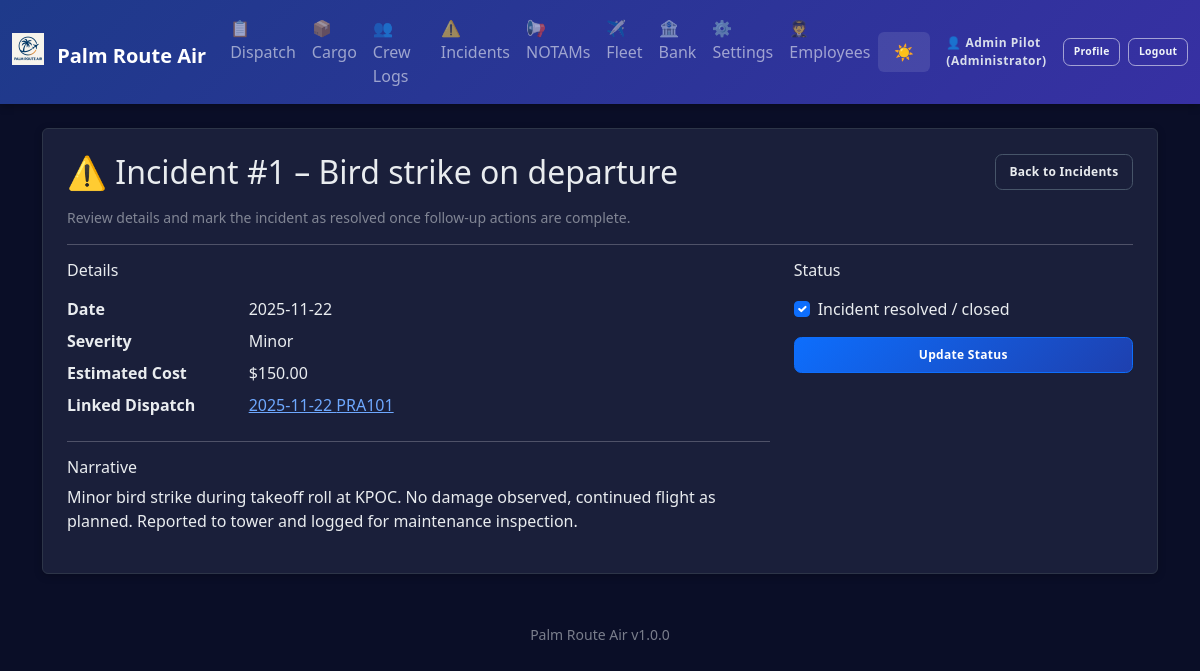
Page /incident/1 (signed in) on the committed database.
### app.py (models this page shows, shortened)
class AppSettings(db.Model):
    id = db.Column(db.Integer, primary_key=True)
    company_name = db.Column(db.String(100), default='Palm Route Air')
    logo_filename = db.Column(db.String(120))  # stored in static/logos/
    difficulty = db.Column(db.String(20), default='Normal')  # Easy, Normal, Hard, Realistic
    realism_fuel_variance = db.Column(db.Float, default=0.05)  # ±5% revenue jitter
    realism_destination_penalty = db.Column(db.Float, default=0.25)  # 25% penalty for missed destination
    currency_symbol = db.Column(db.String(5), default='$')
    distance_unit = db.Column(db.String(10), default='NM')  # NM or KM
    weight_unit = db.Column(db.String(10), default='lbs')  # lbs or kg
    show_workflow_help = db.Column(db.Integer, default=1)  # 1 = show, 0 = hide

class Employee(db.Model):
    id = db.Column(db.Integer, primary_key=True)
    name = db.Column(db.String(100), nullable=False)
    email = db.Column(db.String(120), unique=True)
    role = db.Column(db.String(50), default='Pilot')
    hire_date = db.Column(db.Date, default=datetime.date.today)
    active = db.Column(db.Integer, default=1)
    password_hash = db.Column(db.String(255))

class Incident(db.Model):
    id = db.Column(db.Integer, primary_key=True)
    date = db.Column(db.String(20))
    title = db.Column(db.String(100))
    description = db.Column(db.Text)
    severity = db.Column(db.String(20))  # e.g. Minor, Major, Critical
    dispatch_release_id = db.Column(db.Integer, db.ForeignKey('dispatch_release.id'))
    estimated_cost = db.Column(db.Float, default=0.0)
    resolved = db.Column(db.Integer, default=0)  # 0=open, 1=closed

class DispatchRelease(db.Model):
    id = db.Column(db.Integer, primary_key=True)
    date = db.Column(db.String(20))
    flight_id = db.Column(db.String(20))
    aircraft = db.Column(db.String(50))
    fleet_entry_id = db.Column(db.Integer, db.ForeignKey('fleet_entry.id'))
    departure = db.Column(db.String(10))
    destination = db.Column(db.String(10))
    offblocks = db.Column(db.String(10))
    arrival = db.Column(db.String(10))
    route = db.Column(db.Text)
    payload_planned = db.Column(db.String(20))  # Planned payload weight (lbs)
    fuel_planned = db.Column(db.String(20))     # Planned fuel (gal or lbs)
    cargo_plan = db.Column(db.Text)             # Summary of intended cargo items
    alt_airports = db.Column(db.Text)           # Alternate airports list
    weather_brief = db.Column(db.Text)          # Weather summary / risks
    special_notes = db.Column(db.Text)          # Special instructions / hazards
    actual_cargo_weight = db.Column(db.String(20))  # Aggregated from linked manifests
    flight_plan_raw = db.Column(db.Text)        # Raw uploaded flight plan content (SimBrief, etc.)
    flight_plan_source = db.Column(db.String(30))  # Source identifier e.g. 'simbrief'
    briefing_pdf_filename = db.Column(db.String(120))  # Stored PDF briefing filename (in ./briefings)
    completed = db.Column(db.Integer, default=0)  # 0 = planned/in-progress, 1 = completed
    cargo_manifests = db.relationship('CargoManifest', backref='dispatch_release', lazy='dynamic')
    fleet_entry = db.relationship('FleetEntry', lazy='joined')

### app.py (the view)
@app.route('/incident/<int:id>', methods=['GET', 'POST'])
@login_required
def incident_detail(id):
    inc = Incident.query.get_or_404(id)
    if request.method == 'POST':
        resolved_flag = 1 if request.form.get('resolved') == 'on' else 0
        inc.resolved = resolved_flag
        db.session.commit()
        flash('Incident updated.', 'success')
        return redirect(url_for('incident_detail', id=id))
    linked_dispatch = None
    if inc.dispatch_release_id:
        linked_dispatch = DispatchRelease.query.get(inc.dispatch_release_id)
    return render_template('incident_detail.html', incident=inc, linked_dispatch=linked_dispatch)

### app.py (called while the page is built)
def login_required(f):
    @wraps(f)
    def wrapper(*args, **kwargs):
        if not session.get('employee_id'):
            flash('Login required.', 'error')
            return redirect(url_for('login'))
        return f(*args, **kwargs)
    return wrapper

@app.before_request
def enforce_login_globally():
    public_endpoints = {'login', 'logout', 'static'}
    if request.endpoint in public_endpoints or request.endpoint is None:
        return
    if not session.get('employee_id'):
        return redirect(url_for('login'))

@app.context_processor
def inject_settings():
    try:
        settings = AppSettings.query.first()
        if not settings:
            settings = AppSettings(company_name='Palm Route Air')
    except:
        settings = None
    current_employee = None
    if session.get('employee_id'):
        current_employee = Employee.query.get(session['employee_id'])
    return dict(app_settings=settings, app_version=APP_VERSION, current_employee=current_employee)

### templates/incident_detail.html
{% extends 'base.html' %}
{% block content %}
<div class="p-4 bg-white rounded shadow-sm">
  <div class="d-flex justify-content-between align-items-center mb-3">
    <h2 class="mb-0">⚠️ Incident #{{ incident.id }} – {{ incident.title }}</h2>
    <a href="{{ url_for('incident_history') }}" class="btn btn-outline-secondary">Back to Incidents</a>
  </div>
  <p class="text-muted small mb-3">Review details and mark the incident as resolved once follow-up actions are complete.</p>
  <hr>
  <div class="row g-4">
    <div class="col-md-8">
      <div class="mb-3">
        <h3 class="h6 mb-3">Details</h3>
      <dl class="row mb-0">
        <dt class="col-sm-3">Date</dt>
        <dd class="col-sm-9">{{ incident.date }}</dd>
        <dt class="col-sm-3">Severity</dt>
        <dd class="col-sm-9">{{ incident.severity }}</dd>
        <dt class="col-sm-3">Estimated Cost</dt>
        <dd class="col-sm-9">${{ '%.2f'|format(incident.estimated_cost or 0.0) }}</dd>
        <dt class="col-sm-3">Linked Dispatch</dt>
        <dd class="col-sm-9">
          {% if linked_dispatch %}
            <a href="{{ url_for('dispatch_detail', id=linked_dispatch.id) }}">{{ linked_dispatch.date }} {{ linked_dispatch.flight_id }}</a>
          {% else %}
            
          {% endif %}
        </dd>
      </dl>
        <hr>
        <h3 class="h6">Narrative</h3>
        <p class="mb-0" style="white-space: pre-line;">{{ incident.description }}</p>
      </div>
    </div>
    <div class="col-md-4">
      <div>
      <h3 class="h6 mb-3">Status</h3>
      <form method="post">
        <div class="form-check mb-3">
          <input class="form-check-input" type="checkbox" id="resolved" name="resolved" {% if incident.resolved %}checked{% endif %}>
          <label class="form-check-label" for="resolved">Incident resolved / closed</label>
        </div>
        <button type="submit" class="btn btn-primary w-100">Update Status</button>
      </form>
      </div>
    </div>
  </div>
</div>
{% endblock %}

### templates/base.html (shortened to what this page needs)
<!doctype html>
<html lang="en" data-bs-theme="dark">
  <head>
    <link href="https://cdn.jsdelivr.net/npm/bootstrap@5.3.3/dist/css/bootstrap.min.css" rel="stylesheet">
  </head>
  <body>
    <nav class="navbar navbar-expand-lg navbar-dark mb-4">
      <div class="container-fluid">
        <a class="navbar-brand fw-bold" href="{{ url_for('index') }}">
          {% if app_settings and app_settings.logo_filename %}
            <img src="{{ url_for('static', filename='logos/' + app_settings.logo_filename) }}" height="32" class="me-2" style="vertical-align: -0.125em;" alt="Logo">
          {% endif %}
          {{ app_settings.company_name if app_settings else 'Palm Route Air' }}
        </a>
        <div class="collapse navbar-collapse" id="navbarNav">
          <ul class="navbar-nav me-auto">
            <li class="nav-item"><a class="nav-link" href="{{ url_for('dispatch_history') }}">📋 Dispatch</a></li>
            <li class="nav-item"><a class="nav-link" href="{{ url_for('cargo_history') }}">📦 Cargo</a></li>
            <li class="nav-item"><a class="nav-link" href="{{ url_for('crew_history') }}">👥 Crew Logs</a></li>
            <li class="nav-item"><a class="nav-link" href="{{ url_for('incident_history') }}">⚠️ Incidents</a></li>
            <li class="nav-item"><a class="nav-link" href="{{ url_for('notams_history') }}">📢 NOTAMs</a></li>
            <li class="nav-item"><a class="nav-link" href="{{ url_for('fleet_history') }}">✈️ Fleet</a></li>
            <li class="nav-item"><a class="nav-link" href="{{ url_for('economy_ledger') }}">🏦 Bank</a></li>
            <li class="nav-item"><a class="nav-link" href="{{ url_for('settings') }}">⚙️ Settings</a></li>
            {% if current_employee and current_employee.role in ['Manager','Administrator'] %}
            <li class="nav-item"><a class="nav-link" href="{{ url_for('employees') }}">🧑‍✈️ Employees</a></li>
            {% endif %}
          </ul>
          <button class="theme-toggle text-white" onclick="toggleTheme()" title="Toggle theme">
            <span id="theme-icon">🌙</span>
          </button>
          <div class="ms-3 d-flex align-items-center auth-actions">
            {% if current_employee %}
              <span class="auth-user-text me-2">👤 {{ current_employee.name }} ({{ current_employee.role }})</span>
              <a href="{{ url_for('profile') }}" class="btn btn-outline-light btn-sm me-2" title="View Profile">Profile</a>
              <a href="{{ url_for('logout') }}" class="btn btn-outline-light btn-sm" title="Logout">Logout</a>
            {% else %}
              <a href="{{ url_for('login') }}" class="btn btn-outline-light btn-sm" title="Employee Login">Login</a>
            {% endif %}
          </div>
        </div>
      </div>
    </nav>
    <main class="container mb-5">
      {% block content %}{% endblock %}
    </main>
    <footer class="container text-center pb-3">
      <small class="text-muted">{{ app_settings.company_name if app_settings else 'Palm Route Air' }} {{ app_version }}</small>
    </footer>
  </body>
</html>

### templates/base.html (style rules this page uses)
:root { --pra-primary: #0d6efd; --pra-secondary: #6c757d; --pra-success: #198754; --pra-danger: #dc3545; --pra-warning: #ffc107; --pra-info: #0dcaf0; --pra-thead-bg-light: #e9ecef; --pra-thead-color-light: #212529; --pra-thead-bg-dark: #1f2542; --pra-thead-color-dark: #f8f9fa; }
[data-bs-theme="dark"] { --bs-body-bg: #0a0e27; --bs-body-color: #e9ecef; --bs-card-bg: #1a1f3a; --bs-border-color: #2d3548; --bs-emphasis-color: #ffffff; }
body { background: var(--bs-body-bg); color: var(--bs-body-color); transition: background-color 0.3s ease, color 0.3s ease; }
.bg-white, .bg-light { background-color: var(--bs-card-bg) !important; border-color: var(--bs-border-color); }
.navbar { background: linear-gradient(135deg, #1e3a8a 0%, #3730a3 100%) !important; box-shadow: 0 2px 8px rgba(0,0,0,0.3); }
[data-bs-theme="dark"] .navbar .btn-outline-light { color: #f8f9fa !important; border-color: rgba(255,255,255,0.5) !important; background-color: transparent !important; }
.auth-actions .btn { transition: background-color .15s, color .15s, border-color .15s; }
.auth-user-text { font-size: .75rem; font-weight: 600; letter-spacing: .5px; opacity: 0.95; }
[data-bs-theme="dark"] .auth-user-text { color: #e2e8f0; }
.card, .shadow-sm, .rounded.shadow-sm { background-color: var(--bs-card-bg); border: 1px solid var(--bs-border-color); box-shadow: 0 2px 8px rgba(0,0,0,0.2) !important; }
.btn-outline-secondary, .btn-outline-primary, .btn-outline-warning, .btn-outline-info, .btn-outline-danger { border-width: 1.5px; }
.theme-toggle { cursor: pointer; padding: 0.5rem 1rem; border: none; background: rgba(255,255,255,0.1); border-radius: 0.375rem; transition: background 0.2s; }
.text-muted { opacity: 0.7; }
.btn { font-weight: 600; font-size: .75rem; letter-spacing: .3px; border-radius: .45rem; border-width: 1.5px; padding: .50rem .85rem; transition: background-color .15s, color .15s, border-color .15s, box-shadow .15s; }
.btn-sm { padding: .35rem .6rem; font-size: .70rem; }
[data-bs-theme="dark"] .btn-primary { background: linear-gradient(135deg, #0d6efd 0%, #1e40af 100%); border-color: #0d6efd; }
.btn-outline-secondary { color: var(--bs-body-color); }
[data-bs-theme="dark"] .btn-outline-secondary { border-color: #475569; }
.navbar .btn { font-size: .65rem; padding: .35rem .6rem; }
.navbar .btn-outline-light { font-weight:600; }
[data-bs-theme="dark"] .navbar .btn-outline-light { color:#f1f5f9 !important; border-color: rgba(255,255,255,0.55) !important; }

### rows in the picture
AppSettings: logo_filename (picture), company_name "Palm Route Air"
Employee: name "Admin Pilot", role "Administrator"
Incident: id "1", title "Bird strike on departure", date "2025-11-22", severity "Minor", estimated_cost "150.00", description "Minor bird strike during takeoff roll at KPOC. No damage observed, continued flight as planned. Reported to tower and logged for maintenance inspection.", resolved "☑"
DispatchRelease: date "2025-11-22", flight_id "PRA101"

### other values in the picture
{{ app_version }} "v1.0.0"
